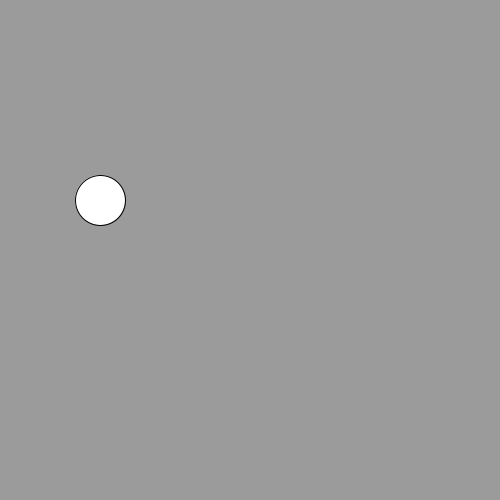
Frame 1 (no input)
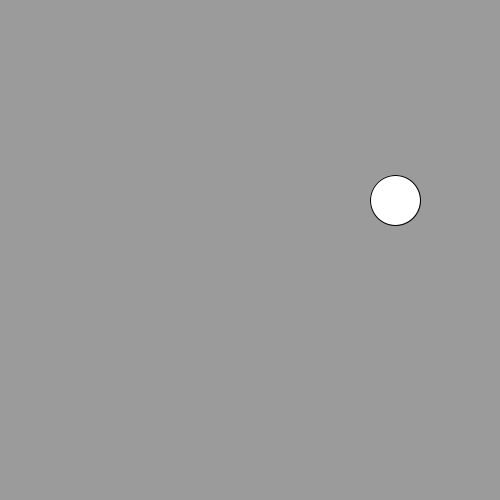
Frame 60 (the mouse pressed at the canvas centre just before this capture)
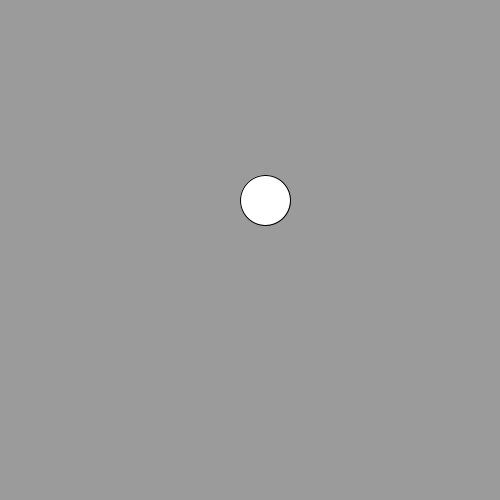
Frame 120 (the mouse held since frame 60 and released just before this capture)

The Processing sketch that drew these frames (run headless with seeded random() and noise(); from frame 60 on, the mouse is pressed at the canvas centre):

// Processing sketch: movingellipse
// ── movingellipse.pde
int x=100; //x axis....if you want to use y axis change it y
int dx=5;
void setup(){
 size(500,500); 
  
}
void draw(){
  background(155);
  ellipse(x,200,50,50);
  x=x+dx;
  if(x+25>width||x-25<0){
    dx= dx*-1;
}
}
